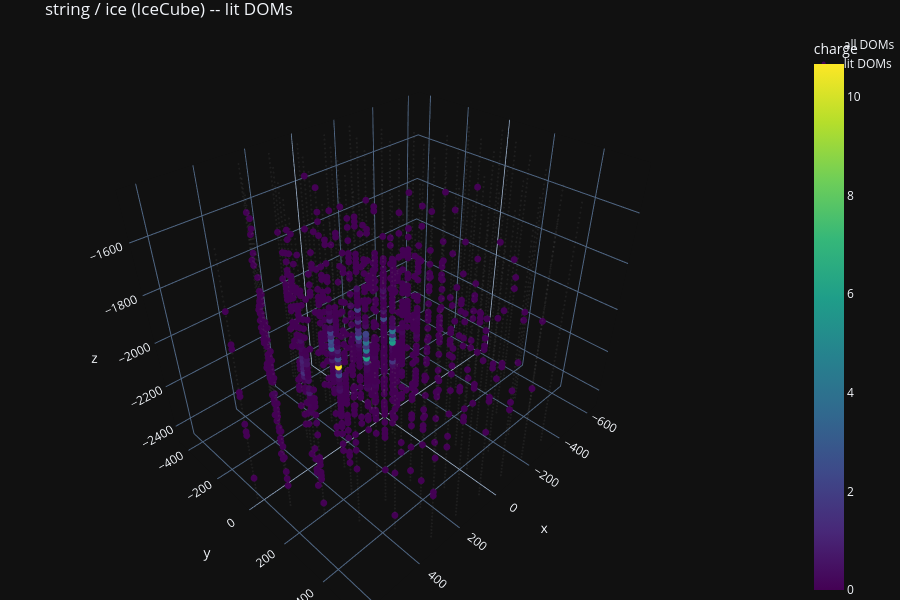

The notebook cell saved with this chart:
### Markdown cell above
### String (IceCube / ice) — 3D scatter of lit DOMs
DOMs are point sensors, so we scatter the lit DOMs (coloured by charge) over a faint cloud of
all DOMs — the correct display for a telescope (as in `viewer/string/`). A ~100 GeV horizontal
muon through the array centre lights a track of DOMs.

### Code cell
d, ch, tm = simulate('../config/IceCube86_full_geom_config.json', '../config/IceCube86_ice_physics_config.json',
                     'string', 100_000., [1, 0, 0], None, n_photons=500_000, K=15)  # ice scatters strongly -> K=15
pts = np.asarray(d.all_points); lit = ch > 0
print(f'string / ice (IceCube): {int(lit.sum())} / {len(pts)} DOMs lit')
fig = go.Figure()
fig.add_trace(go.Scatter3d(x=pts[:,0], y=pts[:,1], z=pts[:,2], mode='markers',
              marker=dict(size=1.2, color='gray', opacity=0.12), name='all DOMs', hoverinfo='skip'))
fig.add_trace(go.Scatter3d(x=pts[lit,0], y=pts[lit,1], z=pts[lit,2], mode='markers',
              marker=dict(size=4, color=ch[lit], colorscale='viridis',
                          colorbar=dict(title='charge'), showscale=True), name='lit DOMs'))
fig.update_layout(title='string / ice (IceCube) -- lit DOMs', template='plotly_dark',
                  scene=dict(aspectmode='data'), height=600, margin=dict(l=0, r=0, t=30, b=0))
fig.show()

### Figure 1 — Plotly figure (JSON) as saved in the notebook; plotly's stock layout.template omitted (floating-point values rounded to 4 significant figures; data arrays with more than 128 entries replaced by an {"elided": "..."} marker saying what was removed)
{"data": [{"hoverinfo": "skip", "marker": {"color": "gray", "opacity": 0.12, "size": 1.2}, "mode": "markers", "name": "all DOMs", "type": "scatter3d", "x": {"elided": "5160 float values"}, "y": {"elided": "5160 float values"}, "z": {"elided": "5160 float values"}}, {"marker": {"color": {"elided": "1017 float values"}, "colorbar": {"title": {"text": "charge"}}, "colorscale": [[0, "#440154"], [0.1111, "#482878"], [0.2222, "#3e4989"], [0.3333, "#31688e"], [0.4444, "#26828e"], [0.5556, "#1f9e89"], [0.6667, "#35b779"], [0.7778, "#6ece58"], [0.8889, "#b5de2b"], [1, "#fde725"]], "showscale": true, "size": 4}, "mode": "markers", "name": "lit DOMs", "type": "scatter3d", "x": {"elided": "1017 float values"}, "y": {"elided": "1017 float values"}, "z": {"elided": "1017 float values"}}], "layout": {"height": 600, "margin": {"b": 0, "l": 0, "r": 0, "t": 30}, "scene": {"aspectmode": "data"}, "title": {"text": "string / ice (IceCube) -- lit DOMs"}}}
